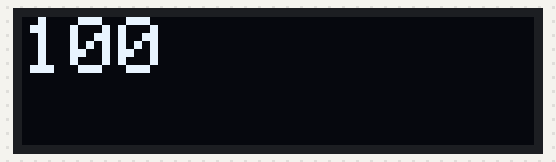
Bench run of a sketch on a simulated ESP8266 (NodeMCU). Shown: 128×32 one-colour display. What the sketch prints to the serial monitor is not drawn.

Above: at 0.1 s.
At 4.2 s:
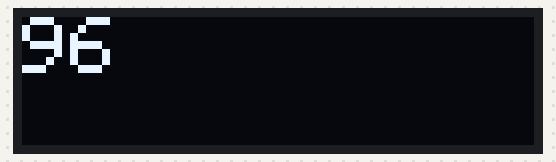
At 9.2 s:
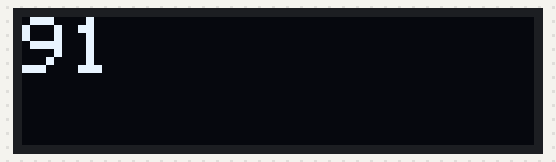
At 19.3 s:
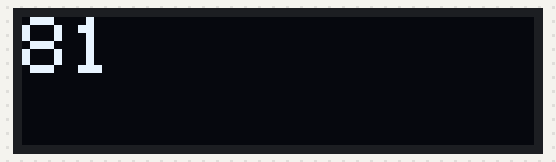
At 28.5 s:
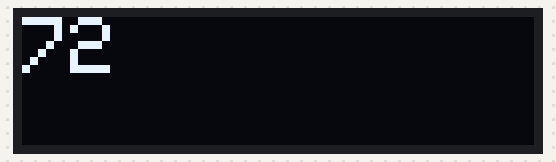
At 38.6 s:
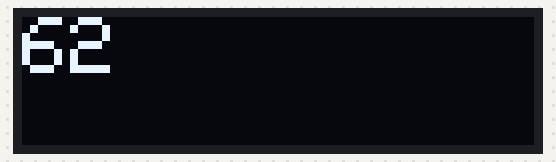

The sketch:

oled.ino
```cpp
#include <SPI.h>
#include <Wire.h>
#include <Adafruit_GFX.h>
#include <Adafruit_SSD1306.h>

#define SCREEN_WIDTH 128
#define SCREEN_HEIGHT 32
#define SDA 4
#define SCK 22
int count = 100;

#define OLED_RESET -1
// Set screen width and screen height of OLED, and Communicate chanel by using &Wire
Adafruit_SSD1306 OLED(SCREEN_WIDTH, SCREEN_HEIGHT, &Wire, OLED_RESET);

void setup(){
    Serial.begin(115200);
    // Set SDA pin = 19, and SCL/SCK pin = 22 (or any gpio on wemos lolin32)`
    // Wire.begin(SDA,SCL/SCK); <---- how to use function
    Wire.begin(SDA, SCK);
    OLED.begin(SSD1306_SWITCHCAPVCC, 0x3C);
    OLED.clearDisplay();
    OLED.setTextColor(WHITE);
    OLED.setCursor(0, 0);
    OLED.setTextSize(2);
    OLED.println("Test");
    OLED.display();
}

void loop(){
  OLED.clearDisplay();
  OLED.setCursor(0, 0);
  if(count == 0){
    OLED.println("Time out");
  }else if(count < 0){
    count = 60;
    delay(2000);
    return;
  }else{
    OLED.println(String(count));
  }
  OLED.display();
  Serial.println(count);
  delay(1000);
  count = count - 1;
}
```

Measured:
- what the display in image 0 shows lasts 1.0 s, from 0.1 s to 1.1 s
